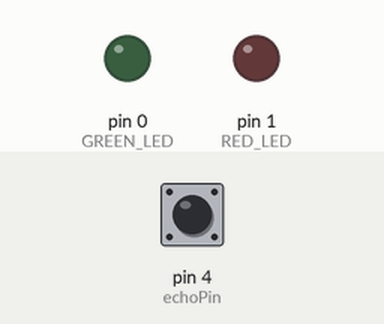
Bench run of a sketch on a simulated Arduino Uno, built with avr-gcc and run on an emulated ATmega328P. Parts: output pins drawn as LEDs (lit = HIGH). The inputs (shaded band) are chosen by the test bench; at power-on: pin 4 (echoPin) LOW. Pins used as bus, display or sensor lines are not drawn.

Above: at 0.1 s.
At 1.2 s:
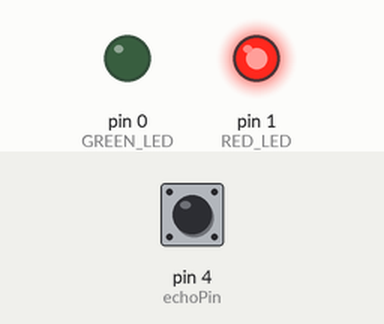
1.3 s: pin 4 (echoPin) pulsed HIGH 2 times (0.12 s each, 0.3 s apart)
At 2.4 s:
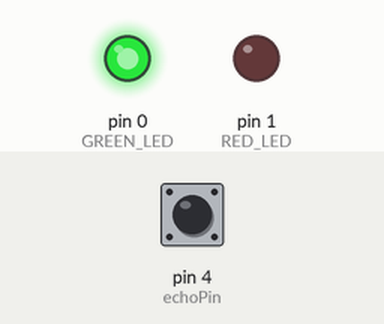
Timing chart, 0 to 4.7 s (numbered marks = the images above; inputs shaded):
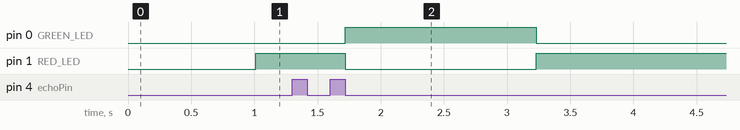

Measured:
- after the input at 1.3 s, pin 0 (GREEN_LED): LOW → HIGH after 0.42 s, → LOW 1.5 s later; pin 1 (RED_LED): HIGH → LOW after 0.42 s, → HIGH 1.5 s later

The sketch:

hcsr04.ino
```cpp
/**
 * HC-SR04 Ping distance sensor for the ATtiny
 *
 * Original code improvements to the Ping sketch sourced from Trollmaker.com
 * Some code and wiring inspired by http://en.wikiversity.org/wiki/User:Dstaub/robotcar
 * Some code from https://www.instructables.com/id/Simple-Arduino-and-HC-SR04-Example/
 */

#define trigPin 3
#define echoPin 4
#define RED_LED 1
#define GREEN_LED 0

void setup() {
	pinMode(trigPin, OUTPUT);
	pinMode(echoPin, INPUT);
	pinMode(RED_LED, OUTPUT);
	pinMode(GREEN_LED, OUTPUT);
}

void loop() {
	sendPulse();
	long duration, distance;
	duration = pulseIn(echoPin, HIGH);
	distance = (duration / 2) / 29.1;
	signal(distance);
	delay(500);
}

void signal(int pDistance) {
	if (pDistance < 100) {
		digitalWrite(RED_LED, HIGH);
		digitalWrite(GREEN_LED, LOW);
	} else {
		digitalWrite(RED_LED, LOW);
		digitalWrite(GREEN_LED, HIGH);
	}

}

void sendPulse() {
	digitalWrite(trigPin, LOW);
	delay(2);
	digitalWrite(trigPin, HIGH);
	delay(10);
	digitalWrite(trigPin, LOW);
}
```
